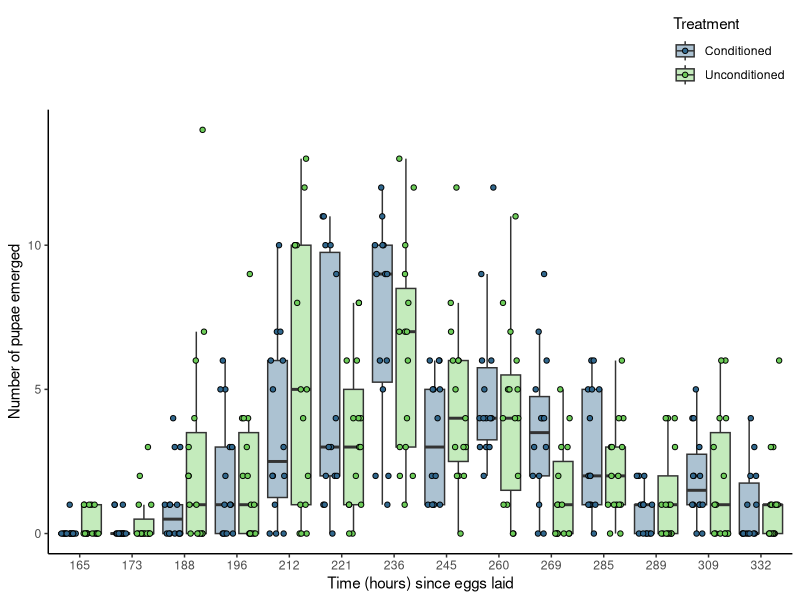

Generate this figure with R: (Note: this script raises an error after producing the figure.)
## Packages
library(tidyverse)
library(ggplot2)
library(readxl)
library(viridis)


## Choosing colours from viridis to use: 
viridis_colors <- viridis(10)

################################################ PUPAE ANALYSIS ####


## Reading pupae data in
pupae_fitness_MFE <- read_excel("data/fitness_development/MFE_pupae.xlsx")
pupae_fitness_MFE <- as.data.frame(pupae_fitness_MFE)

## Boxplot ##
pupae_boxplot_MFE <- ggplot(pupae_fitness_MFE, aes(x = factor(time_hours), y = pupae, fill = treatment)) +
  geom_boxplot(outlier.shape = NA, alpha = .4, position = position_dodge(width = 0.9)) +
  geom_point(aes(fill = treatment),
             size = 1.5, shape = 21,
             position = position_jitterdodge(jitter.width = 0.3, dodge.width = 0.9)) +
  scale_fill_manual(values = viridis_colors[c(4, 8)], labels = c("Conditioned", "Unconditioned")) +
  scale_x_discrete(labels = unique(pupae_fitness_MFE$time_hours)) +
  theme_classic() +
  theme(legend.position = "top",
        legend.justification = "right",
        legend.direction = "vertical",
        strip.placement = "outside", 
        strip.background = element_blank(),  
        strip.text = element_blank()) +
  labs(x = "Time (hours) since eggs laid", 
       y = "Number of pupae emerged",
       fill = "Treatment")


## Display the plot 
pupae_boxplot_MFE



#### Pupae data check. 

total_pupae <- pupae_fitness_MFE %>% 
  group_by(treatment, id) %>% 
  summarise(total_pupae = sum(pupae, na.rm = TRUE))
            
            
total_pupae <- as.data.frame(total_pupae)

#### #### #### #### #### #### #### #### #### #### #### #### #### #### #### ####

overall_emergence_treatment <- ggplot(total_pupae, aes(x = treatment, y = total_pupae, fill = treatment)) +
  geom_boxplot(outlier.shape = NA, alpha = 0.4, position = position_dodge(width = 0.75)) + 
  geom_point(aes(fill = treatment), 
             size = 2, shape = 21, 
             position = position_jitterdodge(jitter.width = 0.2, dodge.width = 0.75)) +
  scale_y_continuous(breaks = seq(0, 80, 10)) +
  scale_x_discrete(labels = c("Conditioned", "Unconditioned")) + 
  theme_classic() +
  scale_fill_manual(values = viridis_colors[c(4, 8)], labels = c("Conditioned", "Unconditioned")) +
  theme(legend.position = "top",
        legend.justification = "right",
        legend.direction = "vertical") +
  labs(x = "Treatment", 
       y = "Number of Pupae Emerged", 
       fill = "Treatment") +
  ylim(0, 350)
